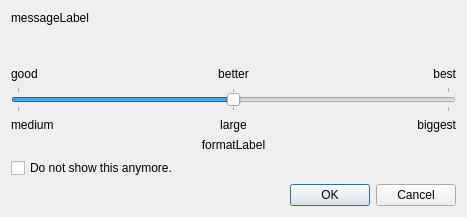
<?xml version="1.0" encoding="UTF-8"?>
<ui version="4.0">
 <class>TranscodeDialog</class>
 <widget class="QDialog" name="TranscodeDialog">
  <property name="geometry">
   <rect>
    <x>0</x>
    <y>0</y>
    <width>467</width>
    <height>217</height>
   </rect>
  </property>
  <property name="windowTitle">
   <string>Dialog</string>
  </property>
  <layout class="QVBoxLayout" name="verticalLayout">
   <item>
    <widget class="QLabel" name="messageLabel">
     <property name="sizePolicy">
      <sizepolicy hsizetype="Preferred" vsizetype="MinimumExpanding">
       <horstretch>0</horstretch>
       <verstretch>0</verstretch>
      </sizepolicy>
     </property>
     <property name="text">
      <string notr="true">messageLabel</string>
     </property>
     <property name="alignment">
      <set>Qt::AlignLeading|Qt::AlignLeft|Qt::AlignTop</set>
     </property>
     <property name="wordWrap">
      <bool>true</bool>
     </property>
    </widget>
   </item>
   <item>
    <layout class="QHBoxLayout" name="horizontalLayout">
     <item>
      <widget class="QLabel" name="label">
       <property name="text">
        <string>good</string>
       </property>
       <property name="alignment">
        <set>Qt::AlignLeading|Qt::AlignLeft|Qt::AlignVCenter</set>
       </property>
      </widget>
     </item>
     <item>
      <widget class="QLabel" name="label_2">
       <property name="text">
        <string>better</string>
       </property>
       <property name="alignment">
        <set>Qt::AlignCenter</set>
       </property>
      </widget>
     </item>
     <item>
      <widget class="QLabel" name="label_3">
       <property name="text">
        <string>best</string>
       </property>
       <property name="alignment">
        <set>Qt::AlignRight|Qt::AlignTrailing|Qt::AlignVCenter</set>
       </property>
      </widget>
     </item>
    </layout>
   </item>
   <item>
    <widget class="QSlider" name="horizontalSlider">
     <property name="maximum">
      <number>2</number>
     </property>
     <property name="pageStep">
      <number>1</number>
     </property>
     <property name="value">
      <number>1</number>
     </property>
     <property name="orientation">
      <enum>Qt::Horizontal</enum>
     </property>
     <property name="tickPosition">
      <enum>QSlider::TicksBothSides</enum>
     </property>
    </widget>
   </item>
   <item>
    <layout class="QHBoxLayout" name="horizontalLayout_2">
     <item>
      <widget class="QLabel" name="label_4">
       <property name="text">
        <string>medium</string>
       </property>
       <property name="alignment">
        <set>Qt::AlignLeading|Qt::AlignLeft|Qt::AlignVCenter</set>
       </property>
      </widget>
     </item>
     <item>
      <widget class="QLabel" name="label_5">
       <property name="text">
        <string>large</string>
       </property>
       <property name="alignment">
        <set>Qt::AlignCenter</set>
       </property>
      </widget>
     </item>
     <item>
      <widget class="QLabel" name="label_6">
       <property name="text">
        <string>biggest</string>
       </property>
       <property name="alignment">
        <set>Qt::AlignRight|Qt::AlignTrailing|Qt::AlignVCenter</set>
       </property>
      </widget>
     </item>
    </layout>
   </item>
   <item>
    <widget class="QLabel" name="formatLabel">
     <property name="text">
      <string notr="true">formatLabel</string>
     </property>
     <property name="alignment">
      <set>Qt::AlignCenter</set>
     </property>
    </widget>
   </item>
   <item>
    <widget class="QCheckBox" name="checkBox">
     <property name="text">
      <string comment="Convert to edit-friendly format dialog">Do not show this anymore.</string>
     </property>
    </widget>
   </item>
   <item>
    <widget class="QDialogButtonBox" name="buttonBox">
     <property name="orientation">
      <enum>Qt::Horizontal</enum>
     </property>
     <property name="standardButtons">
      <set>QDialogButtonBox::Cancel|QDialogButtonBox::Ok</set>
     </property>
    </widget>
   </item>
  </layout>
 </widget>
 <resources/>
 <connections>
  <connection>
   <sender>buttonBox</sender>
   <signal>accepted()</signal>
   <receiver>TranscodeDialog</receiver>
   <slot>accept()</slot>
   <hints>
    <hint type="sourcelabel">
     <x>248</x>
     <y>254</y>
    </hint>
    <hint type="destinationlabel">
     <x>157</x>
     <y>274</y>
    </hint>
   </hints>
  </connection>
  <connection>
   <sender>buttonBox</sender>
   <signal>rejected()</signal>
   <receiver>TranscodeDialog</receiver>
   <slot>reject()</slot>
   <hints>
    <hint type="sourcelabel">
     <x>316</x>
     <y>260</y>
    </hint>
    <hint type="destinationlabel">
     <x>286</x>
     <y>274</y>
    </hint>
   </hints>
  </connection>
 </connections>
</ui>
